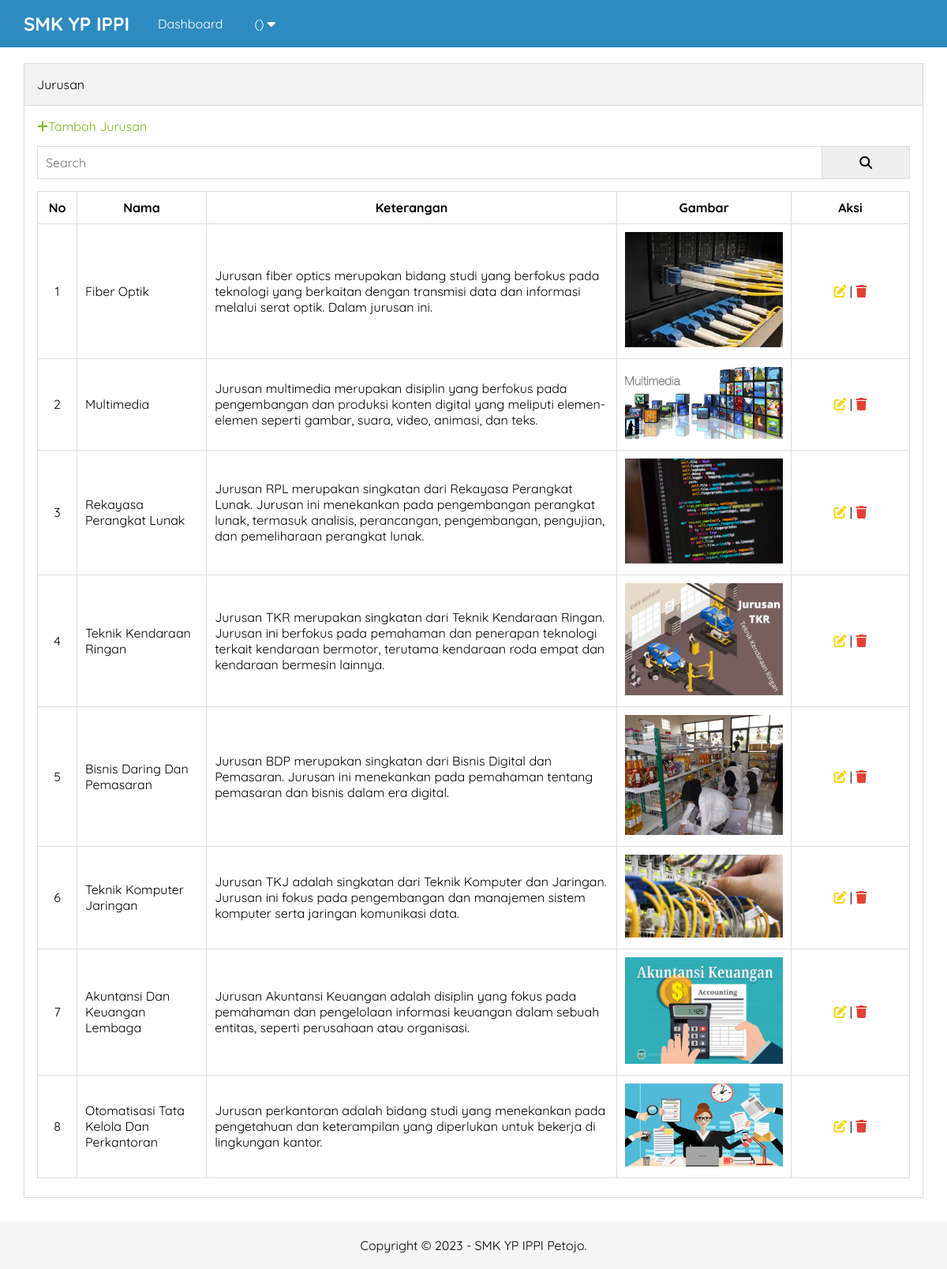
The page /admin/jurusan.php on the database its author committed.
### tables this page shows
CREATE TABLE `pengaturan` (
  `id` int(11) NOT NULL,
  `nama` varchar(50) NOT NULL,
  `email` varchar(50) NOT NULL,
  `telepon` varchar(20) NOT NULL,
  `alamat` text NOT NULL,
  `logo` varchar(50) NOT NULL,
  `favicon` varchar(50) NOT NULL,
  `tentang_sekolah` text NOT NULL,
  `foto_sekolah` varchar(50) NOT NULL,
  `google_maps` text NOT NULL,
  `nama_kepsek` varchar(50) NOT NULL,
  `foto_kepsek` varchar(50) NOT NULL,
  `sambutan_kepsek` text NOT NULL,
  `created_at` timestamp NOT NULL DEFAULT current_timestamp(),
  `updated_at` datetime DEFAULT NULL
);

CREATE TABLE `jurusan` (
  `id` int(11) NOT NULL,
  `nama` varchar(100) NOT NULL,
  `keterangan` text NOT NULL,
  `gambar` varchar(50) NOT NULL,
  `created_at` timestamp NOT NULL DEFAULT current_timestamp(),
  `updated_at` datetime DEFAULT NULL
);

### admin/jurusan.php (the view, shortened to what this page needs)
<?php include 'header.php' ?>
    <div class="content">
         <div class="container">
            <div class="box">
                <div class="box-header">
                    Jurusan
                </div>
                <div class="box-body">
                    <a href="tambah-jurusan.php" class="text-green"><i class="fa fa-plus"></i>Tambah Jurusan</a>
                    <form action="">
                        <div class="input-group">
                            <input type="text" name="key" placeholder="Search">
                            <button type="submit"><i class="fa fa-search"></i></button>
                        </div>
                    </form>
                    <table class="table">
                        <thead>
                            <tr>
                                <th>No</th>
                                <th>Nama</th>
                                <th>Keterangan</th>
                                <th>Gambar</th>
                                <th>Aksi</th>
                            </tr>
                        </thead>
                        <tbody>
                            <?php
                            $no = 1;
                                $where = " WHERE 1=1 ";
                                $jurusan = mysqli_query($conn, "SELECT * FROM jurusan $where ORDER BY id DESC");
                                if(mysqli_num_rows($jurusan) > 0) {
                                    while($p = mysqli_fetch_array($jurusan)) {
                            ?>
                            <tr>
                                <td><?= $no++ ?></td>
                                <td><?= $p['nama'] ?></td>
                                <td><?= $p['keterangan'] ?></td>
                                <td><img src= "../uploads/jurusan/<?= $p ['gambar'] ?>"  width="200px"></td>
                                <td>
                                    <a href="edit-jurusan.php?id=<?= $p['id'] ?>" title="Edit Data" class="text-yellow"><i class="fa fa-edit"></i></a> |
                                    <a href="hapus.php?idjurusan=<?= $p['id'] ?>" onclick="return confirm('Yakin ingin hapus ?')" title="Hapus Data" class="text-red"><i class="fa fa-trash"></i></a>
                                </td>
                            </tr>
                            <?php }}else{ ?>
                                <tr>
                                    <td colspan="5">Data tidak ada</td>
                                </tr>
                            <?php } ?>
                        </tbody>
                    </table>
                </div>
            </div>
         </div>
    </div>
    <?php include 'footer.php' ?>

### admin/header.php (shortened to what this page needs)
<?php
   include '../koneksi.php';
   $identitas = mysqli_query($conn, "SELECT * FROM pengaturan ORDER BY ID DESC LIMIT 1");
   $d = mysqli_fetch_object($identitas);
?>
<!DOCTYPE html>
<html lang="en">
<head>
    <link rel="stylesheet" type="text/css" href="../assets/css/style.css">
    <link rel="stylesheet" href="https://cdnjs.cloudflare.com/ajax/libs/font-awesome/6.4.2/css/all.min.css"
 />
<body class="bg-light">
    <div class="navbar">
        <div class="container">
            <h2 class="nav-brand float-left"><a href="index.php"><?= $d->nama ?></a></h2>
            <ul class="nav-menu">
                <li><a href="index.php">Dashboard</a></li>
                <li>
                    <a href="#"><?= $_SESSION['uname'] ?> (<?= $_SESSION['ulevel'] ?>) <i class="fa fa-caret-down"></i></a>
                </li>
            </ul>
        </div>
    </div>

### admin/footer.php
    <div class="footer">
        <div class="container text-center">
            Copyright &copy; 2023 - <?= $d->nama ?> Petojo.
        </div>
    </div>
</body>
</html>

### assets/css/style.css (style rules this page uses)
* { margin: 0; padding: 0; font-family: 'Quicksand', sans-serif; box-sizing: border-box; }
a { text-decoration: none; }
.float-left { float: left; }
.container { width: 1140px; margin: 0 auto ; }
.container:after { content: ""; display: block; clear: both; }
.bg-light { background-color: #fefefe; }
.box { border: 1px #ddd; background-color: #ffff; }
.box-header { border: 1px solid #ddd; padding: 16px; border-bottom:1px solid #ddd; background-color: #f2f2f2; }
.box-body { border-bottom: 1px solid #ddd; border-left: 1px solid #ddd; border-right: 1px solid #ddd; padding: 16px; }
form { margin: 15px 0; }
.text-center { text-align: center !important; }
.navbar { height: 60px; width: 100%; background-color: #2E8BC0; position: fixed; top: 0; z-index: 1000; }
.navbar a { color: #fff; }
.nav-brand { display: inline-block; padding: 15px 0; margin-right: 16px; }
.nav-menu { display: flex; list-style: none; }
.nav-menu li a { padding: 20px; display: inline-block; }
.content { padding: 80px 0 30px 0; }
.footer { padding: 20px 0; }
.table { width: 100%; border-collapse: collapse; margin: 8px 0; }
.table th, .table td { border: 1px solid #ddd; padding: 10px; }
.table td:first-child { width: 50px; text-align: center; }
.table td:last-child { width: 150px; text-align: center; }
.text-red { color: #E34234; }
.text-yellow { color: #F8D210; }
.text-green { color: #81B622; }
.input-group:after { content: ""; clear: both; display: block; }
.input-group input[type="text"] { width: 90%; padding: 10px; font-size: 16px; float: left; border: 1px solid #ddd; }
.input-group button { width: 10%; padding: 10px; font-size: 16px; float: left; border: 1px solid #ddd; border-left: none; }
.footer { background-color: #f5f5f5; }

### rows shown on the page
pengaturan: nama "SMK YP IPPI"
jurusan: nama "Fiber Optik", keterangan "Jurusan fiber optics merupakan bidang studi yang berfokus pada teknologi yang berkaitan dengan transmisi data dan informasi melalui serat optik. Dalam jurusan ini.", gambar (picture)
jurusan: nama "Multimedia", keterangan "Jurusan multimedia merupakan disiplin yang berfokus pada pengembangan dan produksi konten digital yang meliputi elemen-elemen seperti gambar, suara, video, animasi, dan teks.", gambar (picture)
jurusan: nama "Rekayasa Perangkat Lunak", keterangan "Jurusan RPL merupakan singkatan dari Rekayasa Perangkat Lunak. Jurusan ini menekankan pada pengembangan perangkat lunak, termasuk analisis, perancangan, pengembangan, pengujian, dan pemeliharaan perangkat lunak.", gambar (picture)
jurusan: nama "Teknik Kendaraan Ringan", keterangan "Jurusan TKR merupakan singkatan dari Teknik Kendaraan Ringan. Jurusan ini berfokus pada pemahaman dan penerapan teknologi terkait kendaraan bermotor, terutama kendaraan roda empat dan kendaraan bermesin lainnya.", gambar (picture)
jurusan: nama "Bisnis Daring Dan Pemasaran", keterangan "Jurusan BDP merupakan singkatan dari Bisnis Digital dan Pemasaran. Jurusan ini menekankan pada pemahaman tentang pemasaran dan bisnis dalam era digital.", gambar (picture)
jurusan: nama "Teknik Komputer Jaringan", keterangan "Jurusan TKJ adalah singkatan dari Teknik Komputer dan Jaringan. Jurusan ini fokus pada pengembangan dan manajemen sistem komputer serta jaringan komunikasi data.", gambar (picture)
jurusan: nama "Akuntansi Dan Keuangan Lembaga", keterangan "Jurusan Akuntansi Keuangan adalah disiplin yang fokus pada pemahaman dan pengelolaan informasi keuangan dalam sebuah entitas, seperti perusahaan atau organisasi.", gambar (picture)
jurusan: nama "Otomatisasi Tata Kelola Dan Perkantoran", keterangan "Jurusan perkantoran adalah bidang studi yang menekankan pada pengetahuan dan keterampilan yang diperlukan untuk bekerja di lingkungan kantor.", gambar (picture)
